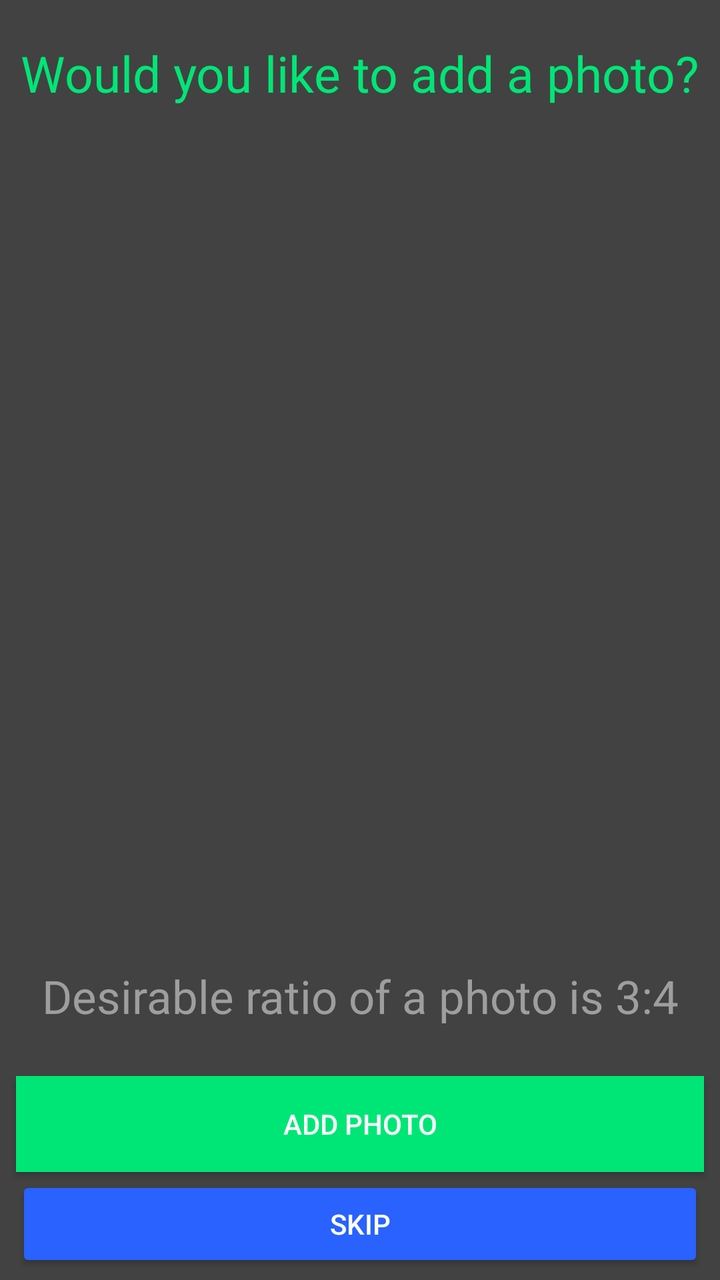
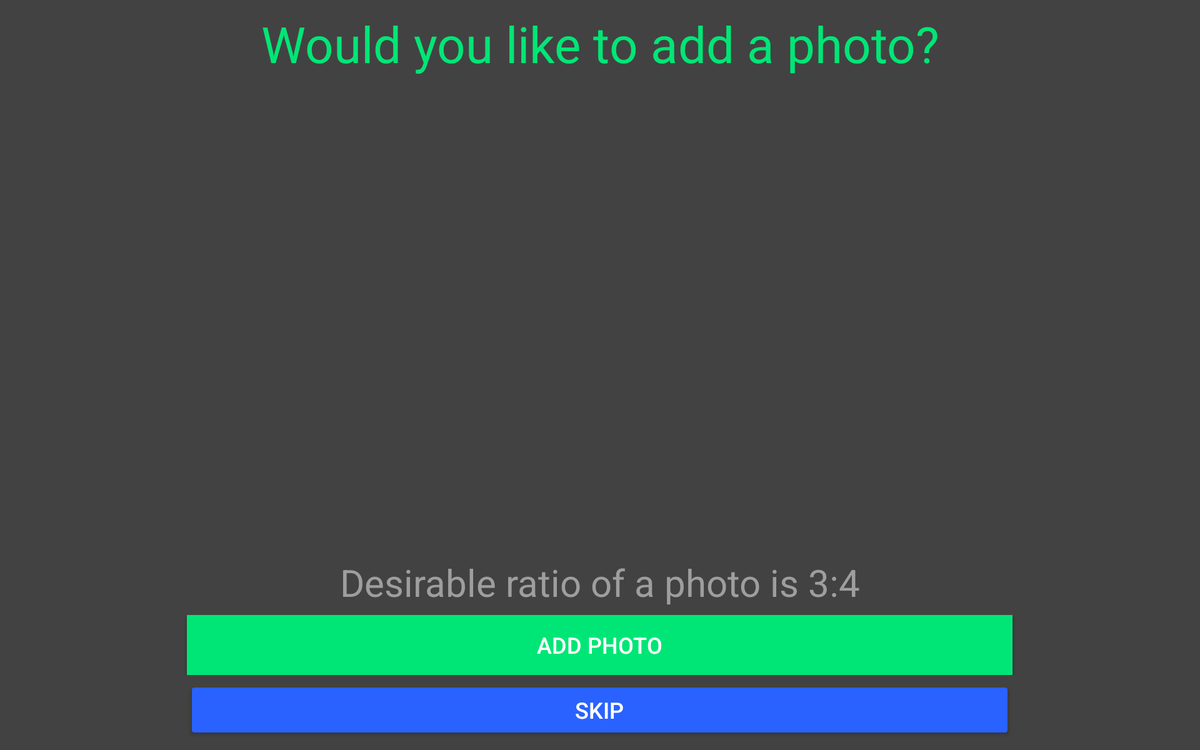

Compare how this app lays out the same screen by default and in its alternative resource folder. The renders come first, then the two layout files and the values they reference.
<!-- AndroidManifest.xml: application theme AppTheme -->
<!-- res/layout/activity_adding_photo.xml -->
<?xml version="1.0" encoding="utf-8"?>
<android.support.constraint.ConstraintLayout xmlns:android="http://schemas.android.com/apk/res/android"
    xmlns:app="http://schemas.android.com/apk/res-auto"
    xmlns:tools="http://schemas.android.com/tools"
    android:layout_width="match_parent"
    android:layout_height="match_parent"
    tools:context="com.angon.tree_of_history.AddingPhotoActivity">


    <TextView
        android:id="@+id/addPhotoSuggestion"
        android:layout_width="wrap_content"
        android:layout_height="wrap_content"
        android:layout_marginStart="8dp"
        android:layout_marginTop="8dp"
        android:layout_marginEnd="8dp"
        android:layout_marginBottom="8dp"
        android:text="@string/add_photo_suggestion"
        android:textSize="25sp"
        android:textColor="@color/appTextColor"
        app:layout_constraintBottom_toBottomOf="parent"
        app:layout_constraintEnd_toEndOf="parent"
        app:layout_constraintStart_toStartOf="parent"
        app:layout_constraintTop_toTopOf="parent"
        app:layout_constraintVertical_bias="0.01999998" />

    <Button
        android:id="@+id/continue_button"
        android:layout_width="match_parent"
        android:layout_height="wrap_content"
        android:layout_marginStart="8dp"
        android:layout_marginTop="8dp"
        android:layout_marginEnd="8dp"
        android:layout_marginBottom="4dp"
        android:text="@string/skip"
        android:textColor="@color/enterTextColor"
        app:layout_constraintBottom_toBottomOf="parent"
        app:layout_constraintEnd_toEndOf="parent"
        app:layout_constraintStart_toStartOf="parent"
        app:layout_constraintTop_toTopOf="parent"
        app:layout_constraintVertical_bias="1.0" />

    <TextView
        android:id="@+id/personName"
        android:layout_width="wrap_content"
        android:layout_height="wrap_content"
        android:layout_marginStart="8dp"
        android:layout_marginTop="8dp"
        android:layout_marginEnd="8dp"
        android:layout_marginBottom="8dp"
        android:gravity="center"
        android:text="@string/desirable_ratio_hint"
        android:textColor="@color/hintTextColor"
        android:textSize="23sp"
        app:layout_constraintBottom_toBottomOf="parent"
        app:layout_constraintEnd_toEndOf="parent"
        app:layout_constraintStart_toStartOf="parent"
        app:layout_constraintTop_toTopOf="parent"
        app:layout_constraintVertical_bias="0.8" />

    <View
        android:id="@+id/view"
        android:layout_width="match_parent"
        android:layout_height="6dp"
        android:layout_marginStart="8dp"
        android:layout_marginEnd="8dp"
        android:layout_marginBottom="8dp"
        app:layout_constraintBottom_toBottomOf="parent"
        app:layout_constraintEnd_toEndOf="parent"
        app:layout_constraintStart_toStartOf="parent"
        app:layout_constraintTop_toBottomOf="@+id/addPhotoSuggestion"
        app:layout_constraintVertical_bias="0.0">

    </View>

    <LinearLayout
        android:layout_width="0dp"
        android:layout_height="0dp"
        android:layout_marginStart="8dp"
        android:layout_marginTop="2dp"
        android:layout_marginEnd="8dp"
        android:layout_marginBottom="2dp"
        app:layout_constraintBottom_toTopOf="@+id/personName"
        app:layout_constraintEnd_toEndOf="parent"
        app:layout_constraintStart_toStartOf="parent"
        app:layout_constraintTop_toBottomOf="@+id/view">

        <ImageView
            android:id="@+id/photo"
            android:layout_width="match_parent"
            android:layout_height="match_parent"
            android:adjustViewBounds="true"
            android:scaleType="fitCenter"
            app:srcCompat="@drawable/add_photo" />

    </LinearLayout>

    <Button
        android:id="@+id/addPhoto"
        android:layout_width="match_parent"
        android:layout_height="wrap_content"
        android:layout_marginStart="8dp"
        android:layout_marginTop="8dp"
        android:layout_marginEnd="8dp"
        android:layout_marginBottom="2dp"
        android:background="@color/appTextColor"
        android:text="@string/add_photo"
        android:textColor="@color/enterTextColor"
        app:layout_constraintBottom_toTopOf="@+id/continue_button"
        app:layout_constraintEnd_toEndOf="parent"
        app:layout_constraintStart_toStartOf="parent"
        app:layout_constraintTop_toBottomOf="@+id/personName"
        app:layout_constraintVertical_bias="1.0" />


</android.support.constraint.ConstraintLayout>
<!-- resources referenced by this layout -->
<resources>
  <color name="appTextColor">#00E676</color>
  <color name="enterTextColor">#FFFFFF</color>
  <color name="hintTextColor">#9E9E9E</color>
  <string name="add_photo">Add photo</string>
  <string name="add_photo_suggestion">Would you like to add a photo?</string>
  <string name="desirable_ratio_hint">Desirable ratio of a photo is 3:4</string>
  <string name="skip">Skip</string>
  <style name="AppTheme" parent="Theme.AppCompat.Light.DarkActionBar">
          <item name="windowNoTitle">true</item>
          <item name="android:windowBackground">@color/windowBackground</item>
          <item name="colorPrimaryDark">@color/colorPrimaryDark</item>
          <item name="colorAccent">@color/colorAccent</item>
          <item name="colorButtonNormal">@color/colorAccent</item>
          <item name="colorControlNormal">@color/colorAccent</item>
          <item name="colorControlHighlight">@color/pressedButtonColor</item>
      </style>
  <color name="windowBackground">#424242</color>
  <color name="colorPrimaryDark">#212121</color>
  <color name="colorAccent">#2962FF</color>
  <color name="pressedButtonColor">#2300D0</color>
</resources>
<!-- res/layout-sw600dp-land/activity_adding_photo.xml (the repository's variant of the layout above) -->
<!-- drawn on a 7-inch tablet turned sideways -->
<?xml version="1.0" encoding="utf-8"?>
<android.support.constraint.ConstraintLayout xmlns:android="http://schemas.android.com/apk/res/android"
    xmlns:app="http://schemas.android.com/apk/res-auto"
    xmlns:tools="http://schemas.android.com/tools"
    android:layout_width="match_parent"
    android:layout_height="match_parent"
    tools:context="com.angon.tree_of_history.AddingPhotoActivity">


    <TextView
        android:id="@+id/addPhotoSuggestion"
        android:layout_width="wrap_content"
        android:layout_height="wrap_content"
        android:layout_marginStart="8dp"
        android:layout_marginTop="8dp"
        android:layout_marginEnd="8dp"
        android:layout_marginBottom="8dp"
        android:text="@string/add_photo_suggestion"
        android:textColor="@color/appTextColor"
        android:textSize="40sp"
        app:layout_constraintBottom_toBottomOf="parent"
        app:layout_constraintEnd_toEndOf="parent"
        app:layout_constraintStart_toStartOf="parent"
        app:layout_constraintTop_toTopOf="parent"
        app:layout_constraintVertical_bias="0.0" />

    <View
        android:id="@+id/view"
        android:layout_width="match_parent"
        android:layout_height="8dp"
        android:layout_marginStart="8dp"
        android:layout_marginTop="1dp"
        android:layout_marginEnd="8dp"
        android:layout_marginBottom="8dp"
        app:layout_constraintBottom_toBottomOf="parent"
        app:layout_constraintEnd_toEndOf="parent"
        app:layout_constraintStart_toStartOf="parent"
        app:layout_constraintTop_toBottomOf="@+id/addPhotoSuggestion"
        app:layout_constraintVertical_bias="0.0">

    </View>

    <LinearLayout
        android:id="@+id/linearLayoutNext"
        android:layout_width="match_parent"
        android:layout_height="wrap_content"
        android:layout_marginStart="8dp"
        android:layout_marginTop="8dp"
        android:layout_marginEnd="8dp"
        android:layout_marginBottom="8dp"
        android:orientation="horizontal"
        app:layout_constraintBottom_toBottomOf="parent"
        app:layout_constraintEnd_toEndOf="parent"
        app:layout_constraintStart_toStartOf="parent"
        app:layout_constraintTop_toTopOf="parent"
        app:layout_constraintVertical_bias="1.0">

        <View
            android:layout_width="0dp"
            android:layout_height="0dp"
            android:layout_weight="0.15" />

        <Button
            android:id="@+id/continue_button"
            android:layout_width="0dp"
            android:layout_height="wrap_content"
            android:layout_weight="0.7"
            android:text="@string/skip"
            android:textColor="@color/enterTextColor"
            android:textSize="18sp" />

        <View
            android:layout_width="0dp"
            android:layout_height="0dp"
            android:layout_weight="0.15" />

    </LinearLayout>

    <LinearLayout
        android:id="@+id/linearLayoutAdd"
        android:layout_width="match_parent"
        android:layout_height="wrap_content"
        android:layout_marginStart="8dp"
        android:layout_marginTop="8dp"
        android:layout_marginEnd="8dp"
        android:layout_marginBottom="4dp"
        android:orientation="horizontal"
        app:layout_constraintBottom_toTopOf="@+id/linearLayoutNext"
        app:layout_constraintEnd_toEndOf="parent"
        app:layout_constraintStart_toStartOf="parent"
        app:layout_constraintTop_toBottomOf="@+id/addPhotoSuggestion"
        app:layout_constraintVertical_bias="1.0">

        <View
            android:layout_width="0dp"
            android:layout_height="0dp"
            android:layout_weight="0.15" />

        <Button
            android:id="@+id/addPhoto"
            android:layout_width="0dp"
            android:layout_height="wrap_content"
            android:layout_weight="0.7"
            android:background="@color/appTextColor"
            android:text="@string/add_photo"
            android:textColor="@color/enterTextColor"
            android:textSize="18sp" />

        <View
            android:layout_width="0dp"
            android:layout_height="0dp"
            android:layout_weight="0.15" />

    </LinearLayout>

    <LinearLayout
        android:layout_width="wrap_content"
        android:layout_height="0dp"
        android:layout_marginStart="8dp"
        android:layout_marginTop="2dp"
        android:layout_marginEnd="8dp"
        android:layout_marginBottom="4dp"
        android:orientation="horizontal"
        app:layout_constraintBottom_toTopOf="@id/personName"
        app:layout_constraintEnd_toEndOf="parent"
        app:layout_constraintStart_toStartOf="parent"
        app:layout_constraintTop_toBottomOf="@+id/view">

        <ImageView
            android:id="@+id/photo"
            android:layout_width="match_parent"
            android:layout_height="match_parent"
            android:adjustViewBounds="true"
            android:scaleType="fitCenter"
            app:srcCompat="@drawable/add_photo" />

    </LinearLayout>

    <TextView
        android:id="@+id/personName"
        android:layout_width="wrap_content"
        android:layout_height="wrap_content"
        android:layout_marginStart="8dp"
        android:layout_marginTop="8dp"
        android:layout_marginEnd="8dp"
        android:layout_marginBottom="6dp"
        android:gravity="center"
        android:text="@string/desirable_ratio_hint"
        android:textColor="@color/hintTextColor"
        android:textSize="30sp"
        app:layout_constraintBottom_toTopOf="@+id/linearLayoutAdd"
        app:layout_constraintEnd_toEndOf="parent"
        app:layout_constraintStart_toStartOf="parent"
        app:layout_constraintTop_toTopOf="parent"
        app:layout_constraintVertical_bias="1.0" />


</android.support.constraint.ConstraintLayout>
